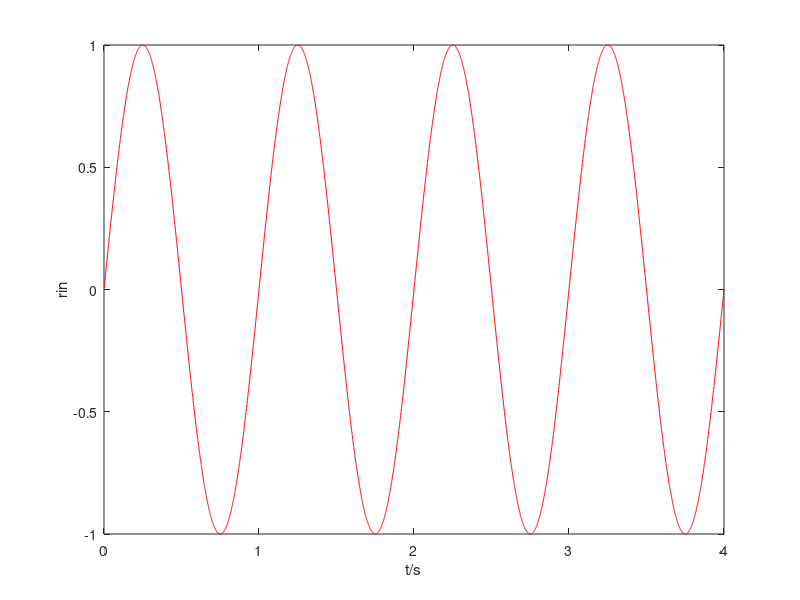
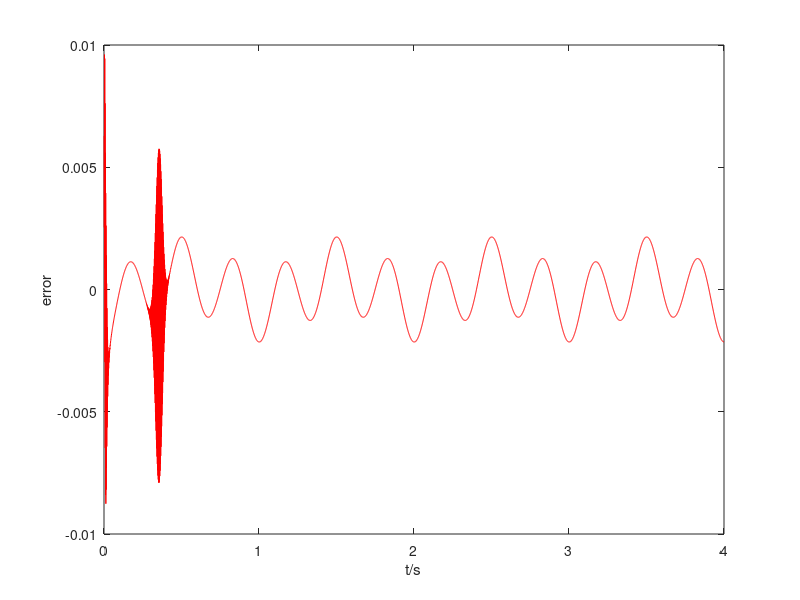
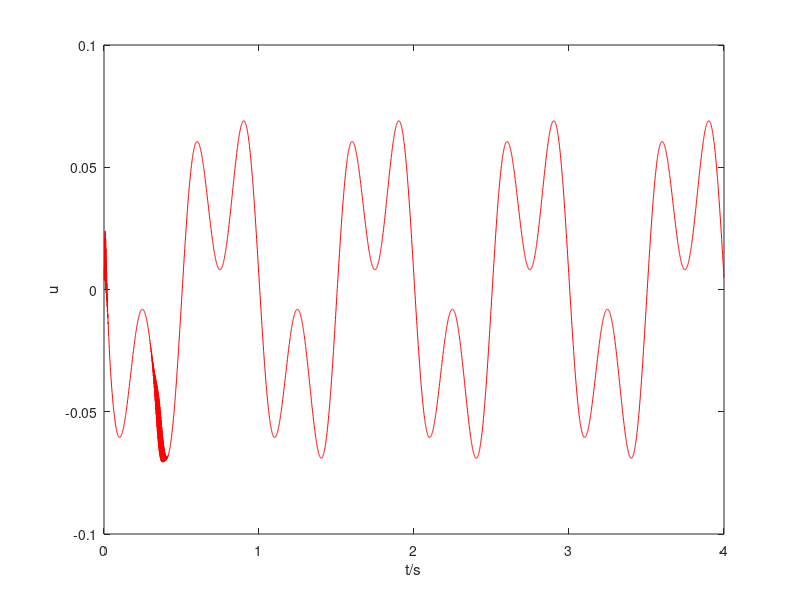
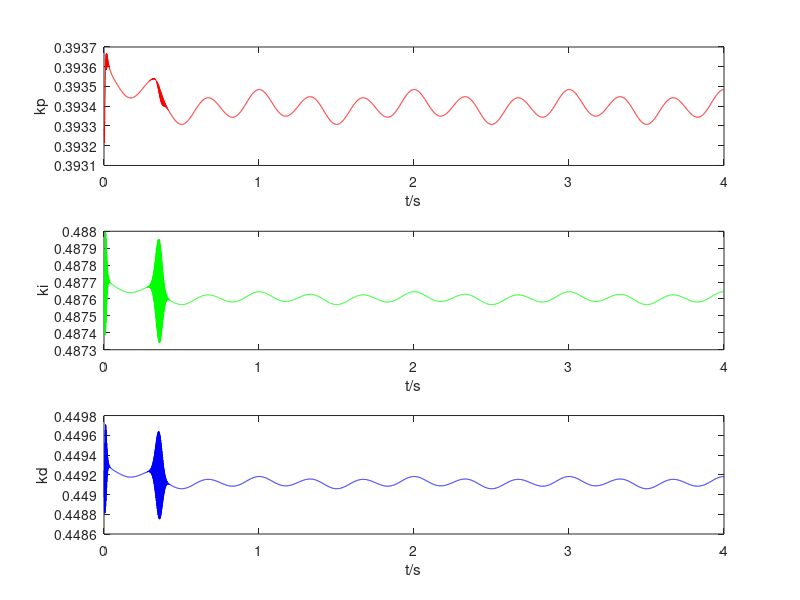

Write the MATLAB code that produced these figures, in order.

clear all;
close all;
%%参数初始�?
xite=0.20;
alfa=0.05; 
  %网络结构�?
IN=4; H=5; Out=3;
  %采样时间
ts=0.001;
  %初始化权重参数矩�?
% wi=0.50*rands(H,IN);
% wo=0.50*rands(Out,H);

wi=[0.1407 0.2400 -0.4138 0.2894;
         -0.1712 -0.2652 -0.1336 -0.1323;
         0.1538 0.2350 -0.1308 -0.2940;
         0.2491 0.4706 0.1850 -0.4133;
         0.0832 0.3669 0.0979 0.2719];

wo=[-0.2943 -0.2710 -0.3482 -0.2059 -0.4085;
          -0.1117 0.1419 0.2819 -0.2626 -0.0947;
          0.0518 -0.0155 -0.3994 0.0309 -0.3952];
wi_init_save=wi;   wo_init_save=wo;   
wo_1=wo;  wo_2=wo; 
wi_1=wi;  wi_2=wi;
  %初始化PID控制器的相关信号
x=[0,0,0];
du_1=0;
u_1=0;
y_1=0;
error_1=0; error_2=0;
  %隐含层神经元的输�?
Oh=zeros(H,1);
I=Oh;
  
%%�?��采样
for k=1:1:4000  
    time(k)=k*ts;
    rin(k)=sin(1*2*pi*k*ts); %系统输入
    a(k)=1.2*(1-0.8*exp(-0.1*k));  
    yout(k)=a(k)*sin(y_1)+1.2*u_1; %根据差分方程递推出输�?

    error(k)=rin(k)-yout(k); %误差
    %xi=[rin(k),yout(k),error(k),1]; %神经网络的输�?
    X(1)=error(k)-error_1;
    X(2)=error(k);
    X(3)=error(k)-2*error_1+error_2;
    xi=[X(1),X(2),X(3),1];
    epid=[X(1);X(2);X(3)];

    %%%前向信号传播----------------------------------------
    %%从输入层到隐�?
      %线�?变化
    net2=xi*(wi');
      %tanh�?��函数
    for j=1:1:H
        Oh(j)=( exp( net2(j)-exp(-net2(j)) ) )/(exp( net2(j)+exp(-net2(j)) ));
    end
    %%从隐层到输出
      %线�?变换
    net3=wo*Oh;
      %sigmoid�?��函数
    for l=1:1:Out
        K(l)=exp(net3(l))/(exp(net3(l))+exp(-net3(l)));
    end
    kp(k)=K(1); ki(k)=K(2); kd(k)=K(3);
    Kpid=[kp(k),ki(k),kd(k)];
    du(k)=Kpid*epid;
    u(k)=u_1+du(k); %控制器输出量

    %%%反向传播------------------------------------------------
    %%从输出层到隐层传�?
    dyu(k)=sign((yout(k)-y_1)/(du(k)-du_1+0.0001));
    for j=1:1:Out
        dK(j)=1/(exp(net3(j))+exp(-net3(j)));
    end
      %求局部梯度因�?
    for l=1:1:Out
        delta3(l)=error(k)*dyu(k)*epid(l)*dK(l);
    end

    for l=1:1:Out
        for i=1:1:H
            d_wo=xite*delta3(l)*Oh(i)+alfa*(wo_1-wo_2);
        end
    end
      %更新输出层到隐层的权值参数wo
    wo=wo_1+d_wo+alfa*(wo_1-wo_2);

    %%%从隐层到输入层的反向传播-------------------------------
    for i=1:1:H
        dO(i)=4/(exp(net2(i))+exp(-net2(i)))^2;
    end
    segma=delta3*wo;
    for i=1:1:H
        delta2(i)=dO(i)*segma(i);
    end
    d_wi=xite*delta2'*xi;
      %更新隐层到输入层的权值参数wi
    wi=wi_1+d_wi+alfa*(wi_1-wi_2);
      %保留前一时刻的权�?
    wo_2=wo_1; wo_1=wo;
    wi_2=wi_1; wi_1=wi;

    %%%控制器参数更新，时移赋�?
    du_1=du(k);
    u_1=u(k);
    y_1=yout(k);
    error_2=error_1; error_1=error(k);

end

%%%作图
figure(1);
plot(time,rin,'r');
xlabel('t/s');  ylabel('rin');
% hold on;
% plot(time,yout,'b');

figure(2);
plot(time,error,'r');
xlabel('t/s');  ylabel('error');

figure(3);
plot(time,u,'r');
xlabel('t/s');  ylabel('u');

figure(4);
subplot(311);
plot(time,kp,'r');
xlabel('t/s');  ylabel('kp');
subplot(312);
plot(time,ki,'g');
xlabel('t/s');  ylabel('ki');
subplot(313);
plot(time,kd,'b');
xlabel('t/s'); ylabel('kd');


figure(5);
plot(time,yout,'b');











